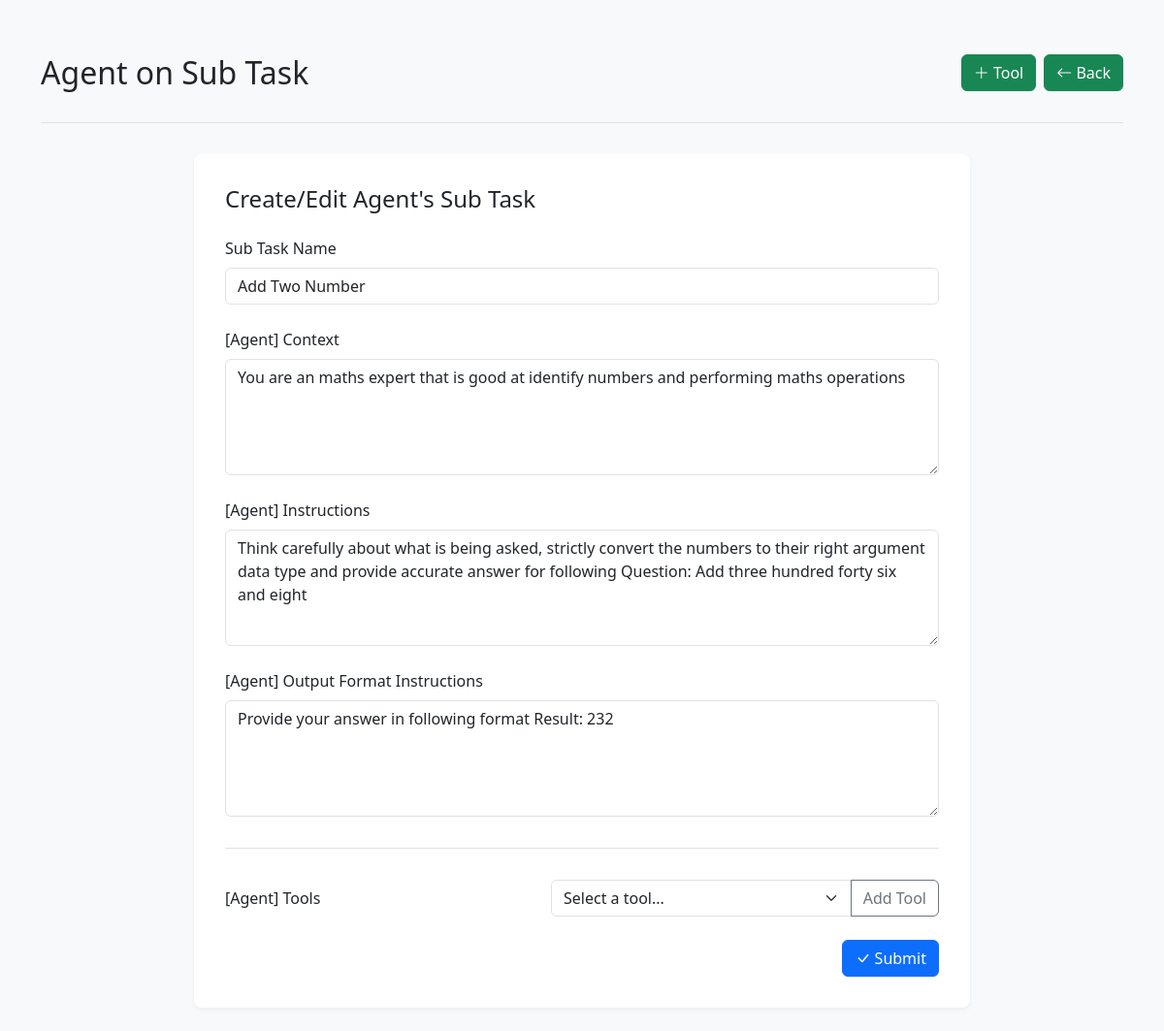
Page /task/7/step/14/edit on the earlier database version.
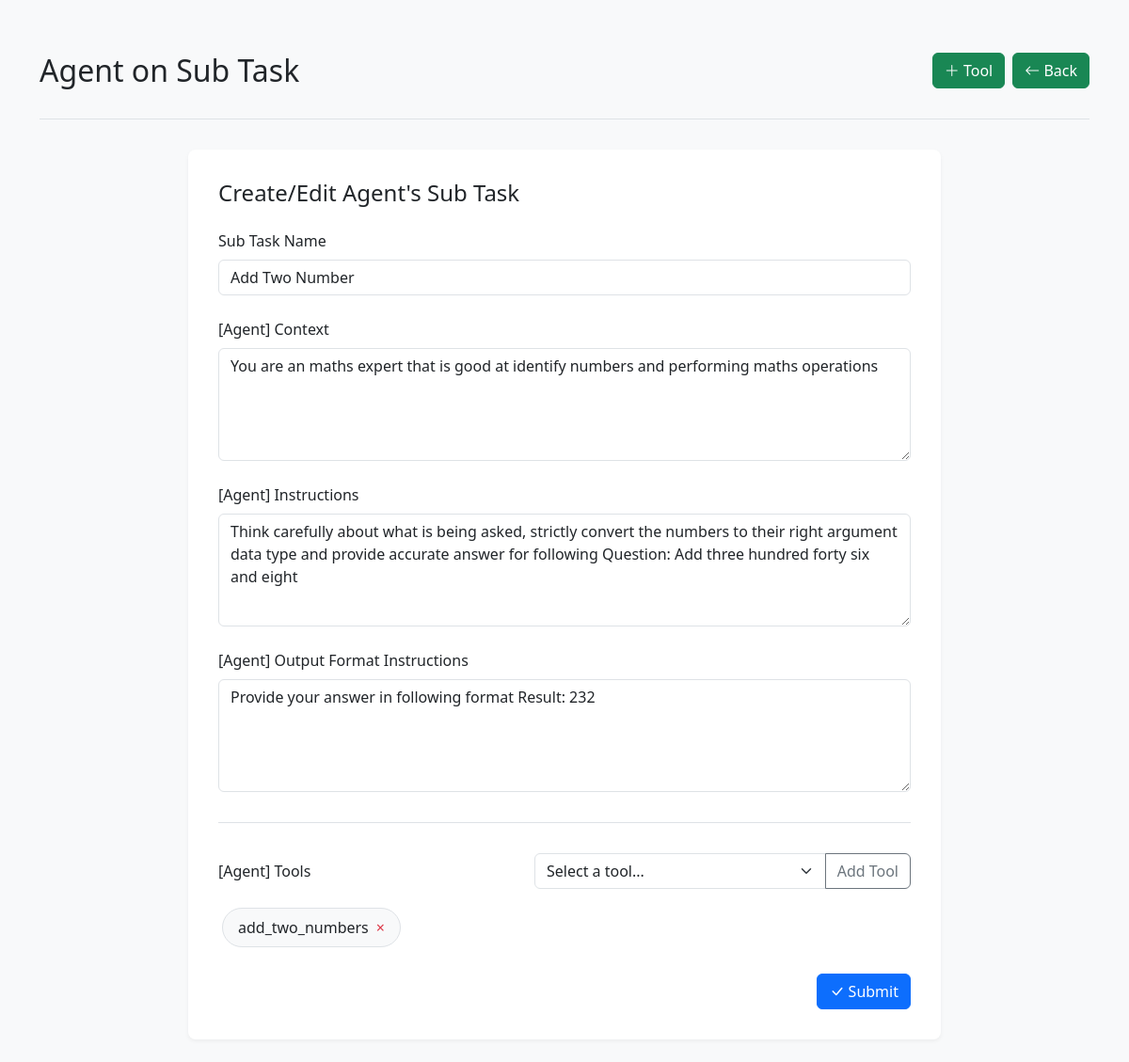
Same page on the later database version.
### agentoapp/models.py (models this page shows, shortened)
class SubTaskTool(models.Model):
    subtask = models.ForeignKey(SubTask,on_delete=models.DO_NOTHING)
    tool = models.ForeignKey(Tool,on_delete=models.DO_NOTHING)

class Tool(models.Model):
    name = models.CharField(max_length=100)
    context = models.CharField(max_length=2048)
    instruction = models.CharField(max_length=2048)
    outputFormatInstruction = models.CharField(max_length=2048)
    codeblock = models.TextField(null=True)

### agentoapp/views.py (the view, shortened to what this page needs)
# urls.py: path('task/<int:taskId>/step/<int:step>/<str:action>', name='subtask',view=subtask),
def subtask(request,taskId,step,action):
    print(action,taskId,step)
    subtask = None
    if action == 'edit':
        subtask = SubTask.objects.get(id=step)
    tools = Tool.objects.all()
    assigned_tools = None
    if subtask:
        assigned_tools = SubTaskTool.objects.filter(subtask=subtask)
    return render(request,'agentoapp/subtask.html',context={'action':action,'taskId':taskId,'step':step,'subtask':subtask,'tools':tools,'assigned_tools':assigned_tools})

### agentoapp/templates/agentoapp/subtask.html (shortened to what the changed rows need)
<!DOCTYPE html>
<html lang="en">
<head>
    <link href="https://cdn.jsdelivr.net/npm/bootstrap@5.3.3/dist/css/bootstrap.min.css" rel="stylesheet"
>
        <link rel="stylesheet" href="https://cdn.jsdelivr.net/npm/bootstrap-icons@1.11.3/font/bootstrap-icons.min.css">
</head>
<body class="container py-4 bg-light">
    <header class="page-header">
        <div class="d-flex justify-content-between align-items-center">
            <h1 class="h2 mb-0">Agent on Sub Task</h1>
        </div>
    </header>
    <main class="form-container">
        <h2 class="h4 mb-4">Create/Edit Agent's Sub Task</h2>
        {% if subtask %}
        <form method="POST" action="/task/{{taskId}}/subtask/{{subtask.id}}/edit" class="needs-validation">
        {% else %}
        <form method="POST" action="/task/{{taskId}}/subtask/0/create" class="needs-validation">
        {% endif %}
            <div class="tools-section">
                <div class="selected-tools" id="selectedTools">
                    {% for assigned_tool in assigned_tools %}
                        <div class="tool-badge" data-tool-id="{{ assigned_tool.tool.id }}">
                            {{ assigned_tool.tool.name }}
                            <span class="remove-tool">×</span>
                        </div>
                    {% endfor %}
                </div>
            </div>
        </form>
    </main>
</body>
</html>

Differences in the rows shown:
added SubTaskTool: tool.name "add_two_numbers"
